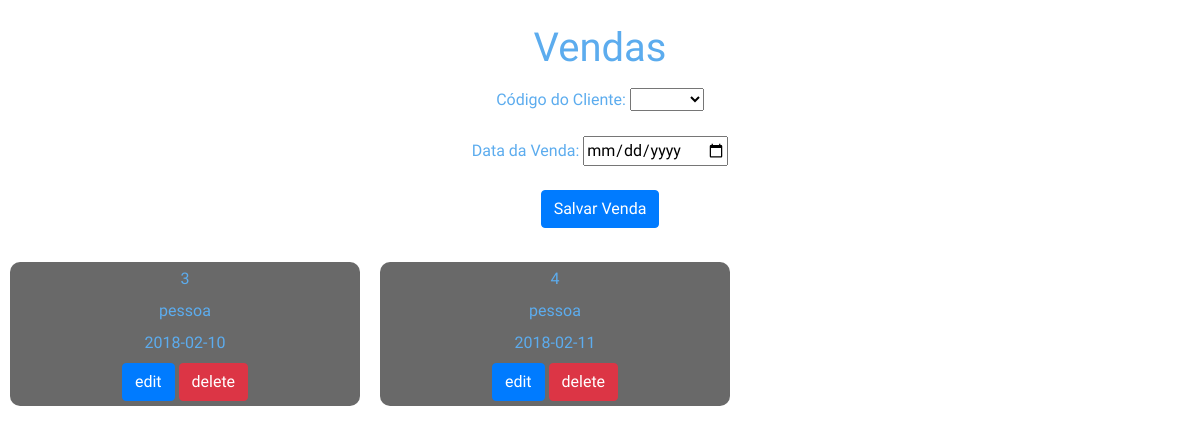
The page /vendas/vendas.php on the database as committed earlier.
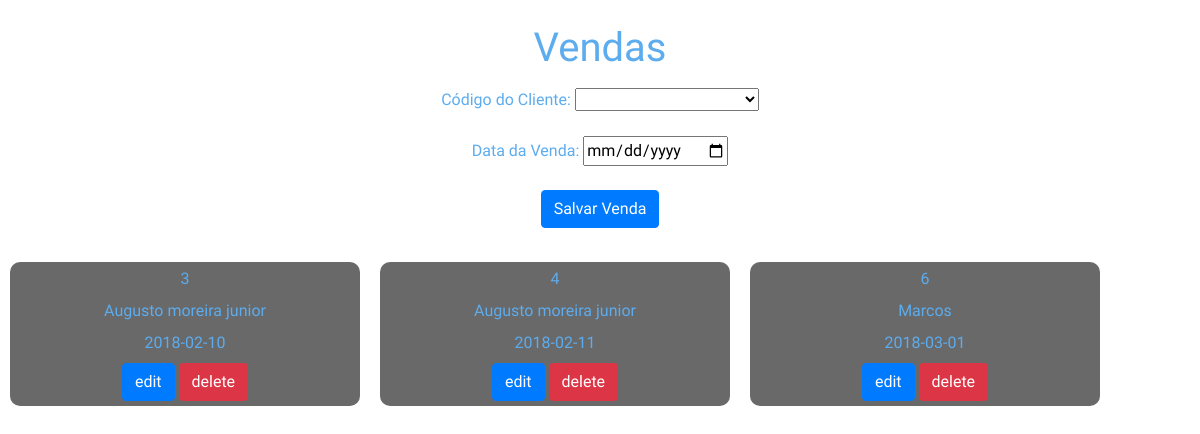
The same page on the database as committed later.
### tables this page shows
CREATE TABLE IF NOT EXISTS `vendas` (
  `idvendas` int(11) NOT NULL AUTO_INCREMENT,
  `cliente_idcliente` int(11) NOT NULL,
  `data_venda` date NOT NULL COMMENT 'Data da Venda',
  PRIMARY KEY (`idvendas`),
  KEY `fk_vendas_cliente1_idx` (`cliente_idcliente`)
);

CREATE TABLE IF NOT EXISTS `cliente` (
  `idcliente` int(11) NOT NULL AUTO_INCREMENT,
  `nome` varchar(45) NOT NULL,
  `telefone` varchar(45) NOT NULL,
  `email` varchar(45) DEFAULT NULL,
  `senha` varchar(32) NOT NULL,
  `cep` decimal(10,0) NOT NULL,
  `endereco` varchar(45) DEFAULT NULL,
  `complemento` varchar(45) DEFAULT NULL,
  PRIMARY KEY (`idcliente`)
);

### vendas/vendas.php (the view, shortened to what this page needs)
<?php
include_once 'crud3.php';
?>
<!DOCTYPE HTML "-//W3C//DTD XHTML 1.0 Transitional//EN" "http://www.w3.org/TR/xhtml1/DTD/xhtml1-transitional.dtd">
<html xmlns="http://www.w3.org/1999/xhtml">
<head>
   <link rel="stylesheet" href="vendas1.css">
   <link href="https://maxcdn.bootstrapcdn.com/bootstrap/4.0.0-beta.3/css/bootstrap.min.css" rel="stylesheet">
<br/>
<div id="form" class="texto">
<form method="post">
    <h1>Vendas</h1>
    </div>
    <div class="texto">
      Código do Cliente:
      <select name="cliente_idcliente">
        <option></option>
        <?php
        $res = $MySQLiconn->query("SELECT * FROM cliente");
        while($row=$res->fetch_array())
        {
        ?>
        <option value="<?php echo $row['idcliente']; ?>"
          <?php
            if(isset($_GET['edit'])){
              if(  $getROW['cliente_idcliente'] == $row['idcliente'] ){
                echo "selected";
              }
            }
          ?>
        >
        </option>
        <?php
        }
        ?>
      </select>
    </div>
<br/>
    <div class="texto">
      Data da Venda:
      <input  name="data_venda" placeholder="Data da Compra" type="date" value="<?php if(isset($_GET['edit'])) echo $getROW['data_venda'];  ?>">
<br/>
<br/>
<?php
if(isset($_GET['edit']))
{
  ?>
  <button type="submit" class="btn btn-primary" name="update">update</button>
  <?php
}
else
{
  ?>
  <button type="submit" class="btn btn-primary" name="save">Salvar Venda</button>
  <?php
}
?>
<br/>
<br/>
<?php
$res = $MySQLiconn->query("SELECT v.*, c.nome as nomecliente FROM vendas v inner join cliente c on v.cliente_idcliente = c.idcliente ");
while($row=$res->fetch_array())
{
    ?>
  <div id="" class="visual">
      <label><?php echo $row['idvendas']; ?></label><br>
      <label><?php echo $row['nomecliente']; ?></label><br>
      <label><?php echo $row['data_venda']; ?></label><br>
      <a href="?edit=<?php echo $row['idvendas']; ?>" onclick="return confirm('sure to edit !'); " class="btn btn-primary">edit</a>
      <a href="?del=<?php echo $row['idvendas']; ?>" onclick="return confirm('sure to delete !'); " class="btn btn-danger">delete</a>
  </div>
</div>
    <?php
}
?>
</body>
</html>

Rows that differ between the two databases and show on the page:
changed through a linked row, vendas id 3: cliente_idcliente.nome "pessoa" → "Augusto moreira junior"
changed through a linked row, vendas id 4: cliente_idcliente.nome "pessoa" → "Augusto moreira junior"
added vendas: idvendas "6", cliente_idcliente.nome "Marcos", data_venda "2018-03-01"
